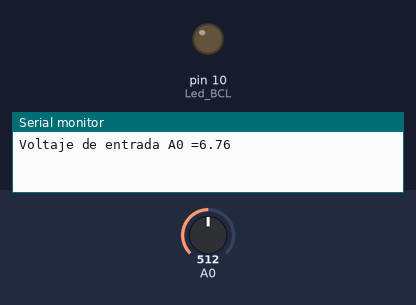
A sketch run on a simulated Arduino Uno, built with avr-gcc and run on an emulated ATmega328P. Parts: output pins drawn as LEDs (lit = HIGH), the last lines printed to the serial monitor. The test bench sets the inputs (shaded band); at power-on: A0 = 512.

Above: at 0.1 s.
At 1.1 s:
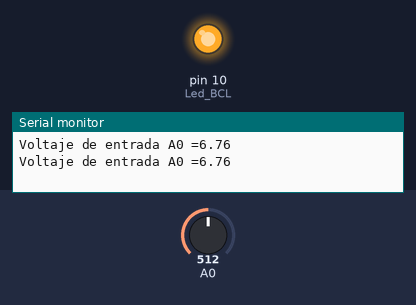
Timing chart, 0 to 2.6 s (numbered marks = the images above):
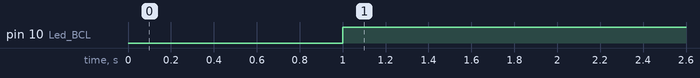

Measured:
- by itself, pin 10 (Led_BCL): LOW → HIGH at 1.0 s

The sketch:

Medir_el_voltaje_de_una_bateria.ino
```cpp
int Led_BCL = 10;//bateria casi llena

void setup(){
Serial.begin(9600);
pinMode(Led_BCL, OUTPUT);

}
void loop(){

int SensorvalueB= analogRead(A0);
float Voltaje = SensorvalueB* (5.00/1023)*2.7;

  Serial.print("Voltaje de entrada A0 =");
  Serial.print(Voltaje);
  Serial.println();
  delay(1000);

  if(Voltaje<9){
   digitalWrite(Led_BCL, HIGH);
  }
  else{
   digitalWrite(Led_BCL, LOW);
  }
}
```
